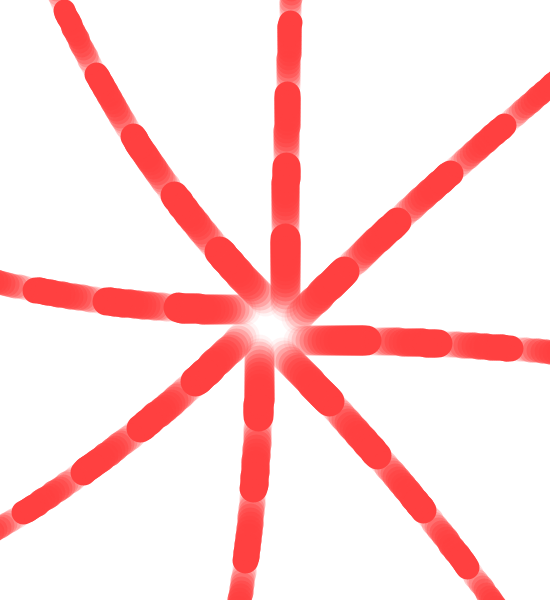
Frame 1 (no input)
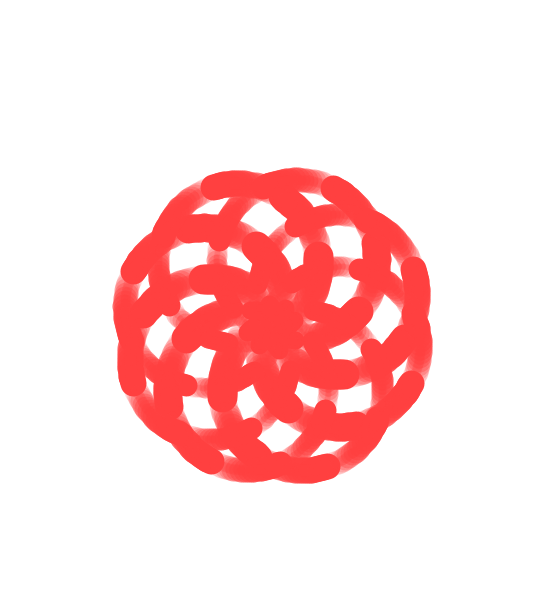
Frame 60 (the mouse pressed at the canvas centre just before this capture)
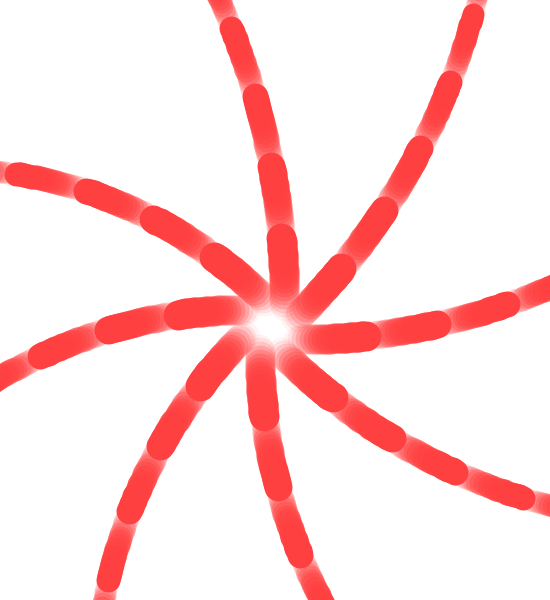
Frame 120 (the mouse held since frame 60 and released just before this capture)

The Processing sketch that drew these frames (run headless with seeded random() and noise(); from frame 60 on, the mouse is pressed at the canvas centre):

// Processing sketch: processing_14216
// ── processing_14216.pde

float inc=0.0;
void setup(){
  size(550,600);
  smooth();
}

void draw(){
  background(255);
  arm(285,310,4,0.01);//arms are arranged clockwise
  arm(435,20,4,0.01);
  arm(340,-295,4,0.01);
  arm(50,-445,4,0.01);
  arm(-260,-345,4,0.01);
  arm(-410,-60,4,0.01);
  arm(-310,250,4,0.01);
  arm(-25,405,4,0.01);
  }

  void arm(int x,int y, int segmentLength,float increment){
    inc+=increment;
    float angle=sin(inc)/20.0;
    pushMatrix();
    translate(x,y);
    for(int i=30;i>0;i-=2){
      for(int c=0;c<=255;c+=15){
      stroke(255,64,64,c);
      strokeWeight(i);
      line(0,0,0,-segmentLength);
      translate(0,-segmentLength);
      rotate(angle);
      }
    }
    popMatrix();
    rotate(PI/4);
}
